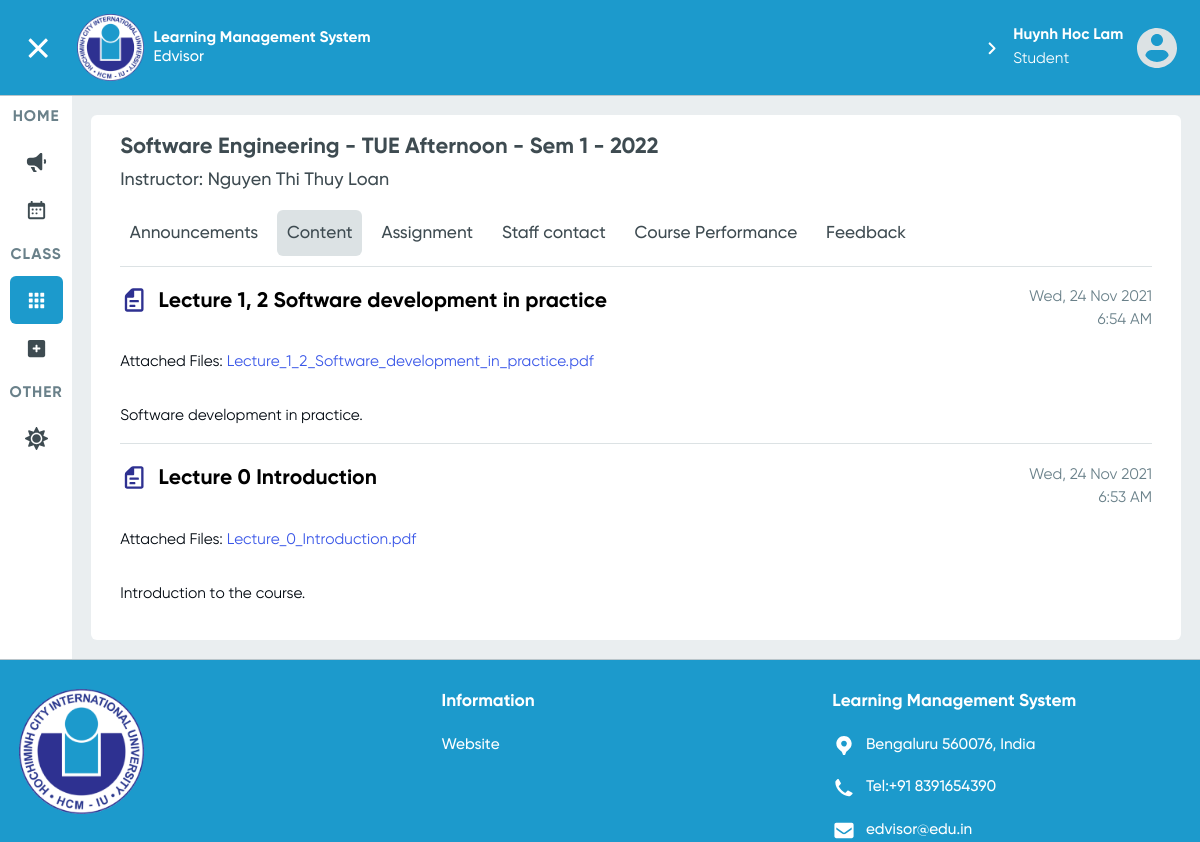
/user/student/1/class/1/content (signed in), run on the app's committed database.
### User/models.py (models this page shows, shortened)
class User(AbstractBaseUser, PermissionsMixin):
    objects = MyUserManager()
    email = models.EmailField(unique=True)
    first_name = models.CharField(max_length=20)
    middle_name = models.CharField(max_length=20, blank=True)
    last_name = models.CharField(max_length=20)
    phone_number = models.CharField(max_length=12, blank=True)
    is_admin = models.BooleanField(default=False)
    is_staff = models.BooleanField(default=False)
    is_active = models.BooleanField(default=True)
    type= [
        ("Student","student"),
        ("Lecturer","lecturer")
    ]
    user_type = models.CharField(max_length=10,choices=type,null=True,blank=True)
    USERNAME_FIELD = 'email'
    def is_student(self):
        return hasattr(self,'student')
    def is_lecturer(self):
        return hasattr(self,'lecturer')
    @property
    def full_name(self):
        return self.last_name + " " + self.middle_name + " " + self.first_name

class Lecturer(models.Model):
    user_id= models.OneToOneField(User,on_delete=CASCADE)

### Courses/models.py (models this page shows, shortened)
class Class(models.Model):
    course = models.ForeignKey(Course, on_delete=CASCADE)
    lecturer = models.ForeignKey(Lecturer, on_delete=CASCADE)
    schedule = models.ForeignKey(Schedule, on_delete=SET_NULL, null=True,blank=True)
    start_date = models.DateTimeField(default=datetime.datetime(2021, 9, 6))
    @property
    def month(self):
        return int(self.start_date.strftime("%m"))
    @property
    def year(self):
        return int(self.start_date.strftime("%Y"))
    @property
    def sem_year(self):
        year = self.year
        month = self.month
        if month in [9, 10, 11, 12, 1]:
            return "Sem 1 - {}".format(year + 1)
        elif month in [2, 3, 4, 5, 6]:
            return "Sem 2 - {}".format(int(year))
    @property
    def is_displayable(self):
        utc = pytz.UTC
        now = utc.localize(datetime.datetime.now())
        if (now < self.start_date):
            return False
        else:
            return True

class Course(models.Model):
    major = models.ManyToManyField(Major)
    name = models.CharField(max_length=80)

class Schedule(models.Model):
    DAYS_OF_WEEK = [
        ('MON', 'Monday'),
        ('TUE', 'Tuesday'),
        ('WED', 'Wednesday'),
        ('THU', 'Thursday'),
        ('FRI', 'Friday'),
        ('SAT', 'Saturday'),
        ('SUN', 'Sunday'),
    ]
    day_of_the_week = models.CharField(max_length=3, choices=DAYS_OF_WEEK)
    start_time = models.TimeField(auto_now=False, auto_now_add=False)
    duration = models.DurationField()
    @property
    def day_part(self):
        if (self.start_time <= datetime.time(12)):
            return 'Morning'
        else:
            return 'Afternoon'
    def __str__(self):
        return self.day_of_the_week + " " + self.day_part
    class Meta:
        pass

class ClassContent(models.Model):
    class_id = models.ForeignKey(Class, on_delete=CASCADE)
    title = models.CharField(max_length=255)
    time_created = models.DateTimeField(auto_now_add=False)
    time_modified = models.DateTimeField(auto_now=True)
    attached_file = models.FileField(upload_to='', blank=True)
    content = models.TextField(blank=True)
    @property
    def is_displayable(self):
        utc = pytz.UTC
        if self.time_created > utc.localize(datetime.datetime.now()):
            return False
        else:
            return True
    class Meta:
        ordering = ["time_created", "time_modified"]

### User/views.py (the view)
    def decorate(*args, **kwargs):
        userID = kwargs['id']
        request = args[0]
        if request.user.id == None:
            return HttpResponseRedirect(reverse("login"))
        elif request.user.is_student():
            user = Student.objects.get(id=userID).user_id
        elif request.user.is_lecturer():
            user = Lecturer.objects.get(id=userID).user_id
        else:
            user = User.objects.get(id=userID)
        if request.user == user and request.user.is_authenticated:
            return func(*args, **kwargs)
        else:
            return HttpResponseRedirect(reverse("guest-announcement-page"))

### Courses/templates/Courses/class-content.html (shortened to what this page needs)
{% extends 'Courses/base-class-course.html' %}
{% load static %}
{% block stylesheets %}
  {{ block.super }}
  <link rel="stylesheet" href="{% static 'Courses/class-content.css' %}">
{% endblock %}
{% block class-content-active %}active{% endblock %}
{% block panel-content %}
  {% for content_post in content_posts %}
    {% if content_post.obj.is_displayable or user.user_type == 'Lecturer' and not content_post.obj.is_displayable %}
    <article style="--order: {{ forloop.counter }}">
      <div class="heading">
        <img class="icon" src="{% static 'icons/file-icon-svg.svg' %}" alt="file icon">
        <h3>{{ content_post.obj.title }}</h3>
        <footer>
          <time datetime="{{ content_post.obj.time_modified | date:"c" }}">
            {{ content_post.obj.time_modified | date:"D, d M Y" }}<br>{{ content_post.obj.time_modified | date:"g:i A" }}
          </time>
        </footer>
      </div>
      <div class="content">
        {% if content_post.obj.attached_file %}
        <p>Attached Files:
          <a href="{% if user.user_type == 'Student' %}{% url 'student-download-content' user.student.id student_class.id content_post.obj.id %}
                    {% elif user.user_type == 'Lecturer' %}{% url 'lecturer-download-content' user.lecturer.id lecturer_class.id content_post.obj.id %}
                    {% endif %}">
            {{ content_post.obj.attached_file.name }}
          </a>
        </p>
      {% endif %}
      </div>
      <p>{{ content_post.obj.content | linebreaks }}</p>
    </article>
    {% endif %}
  {% endfor %}
{% endblock %}

### Courses/templates/Courses/base-class-course.html (shortened to what this page needs)
{% extends 'Home/index.html' %}
{% load static %}
{% block stylesheets %}
  <link rel="stylesheet" href="{% static 'Courses/base-student-class.css' %}">
{% endblock %}
{% block my-courses-active %}active{% endblock %}
{% block main-content %}
  <article class="panel">
    <header>
      {% if user.user_type == 'Student' %}
        <h2>{{ student_class.course.name }} - {{ student_class.schedule }} - {{ student_class.sem_year }}</h2>
      {% elif user.user_type == 'Lecturer' %}
        <h2>{{ lecturer_class.course.name }} - {{ lecturer_class.schedule }} - {{ lecturer_class.sem_year }}</h2>
      {% endif %}
      {% if user.user_type == 'Student' %}
        <p>Instructor: {{ student_class.lecturer.user_id.full_name }}</p>
      {% endif %}
      {% block tabs_navbar %}
        <ul class="flex-tabs">
          <li>
            <a class="tab {% block class-announcements-active %}{% endblock %}"
               href="{% if user.user_type == 'Student' %}
                      {% url 'student-class-announcement-page' user.student.id student_class.id %}
                      {% elif user.user_type == 'Lecturer' %}
                      {% url 'lecturer-class-announcement-page' user.lecturer.id lecturer_class.id %}
                      {% endif %}">
              Announcements
            </a>
          </li>
          <li>
            <a class="tab {% block class-content-active %}{% endblock %}"
               href="{% if user.user_type == 'Student' %}
                      {% url 'student-class-content-page' user.student.id student_class.id %}
                      {% elif user.user_type == 'Lecturer' %}
                      {% url 'lecturer-class-content-page' user.lecturer.id lecturer_class.id %}
                      {% endif %}">
              Content
            </a>
          </li>
          <li>
            <a class="tab {% block class-assignment-active %}{% endblock %}"
               href="{% if user.user_type == 'Student' %}
                      {% url 'student-class-assignment-page' user.student.id student_class.id %}
                      {% elif user.user_type == 'Lecturer' %}
                      {% url 'lecturer-class-assignment-page' user.lecturer.id lecturer_class.id %}
                      {% endif %}">
              Assignment
            </a>
          </li>
          <li>
            <a class="tab {% block class-staff-contacts-active %}{% endblock %}"
                 href="{% if user.user_type == 'Student' %}{% url 'student-staff-contact-page' user.student.id student_class.id %}
                       {% elif user.user_type == 'Lecturer' %}{% url 'lecturer-staff-contact-page' user.lecturer.id lecturer_class.id %}
                       {% endif %}">Staff contact</a>
          </li>
          {% if user.user_type == 'Lecturer' %}
            <li>
              <a class="tab {% block class-view-student-list-active %}{% endblock %}"
                 href="{% url 'lecturer-class-view-student-list' user.lecturer.id lecturer_class.id %}">Student List</a>
            </li>
          {% elif user.user_type == 'Student' %}
            <li>
              <a class="tab {% block student-view-self-course-performance-active %}{% endblock %}" href="{% url 'student-view-self-course-performance' user.student.id student_class.id %}">Course Performance</a>
            </li>
          {% endif %}
          <li>
            <a class="tab {% block class-feedback-active %}{% endblock %}"
                 href="{% if user.user_type == 'Student' %}{% url 'student-class-feedback-page' user.student.id student_class.id %}
                       {% elif user.user_type == 'Lecturer' %}{% url 'lecturer-class-feedback-page' user.lecturer.id lecturer_class.id %}
                       {% endif %}">Feedback</a>
          </li>
        </ul>
      {% endblock tabs_navbar %}
    </header>
    {% block panel-content %}{% endblock panel-content %}
  </article>
{% endblock %}

### Home/templates/Home/index.html (shortened to what this page needs)
<!DOCTYPE html>
<html lang="en">
<head>
  {% load static %}
  <link rel="stylesheet" href="{% static 'Home/index.css' %}">
  <link rel="stylesheet" href="{% static 'Home/components.css' %}">
  {% block stylesheets %}{% endblock stylesheets %}
</head>
<body class="page-grid">
<header class="header-bar {% if user.is_authenticated %}user-login{% endif %}">
  <div id="toggle-nav-sidebar" class="sidebar-button">
  </div>
  <a class="logo"
     href="{% if user.user_type == 'Student' %}{% url 'student-announcement-page' user.student.id %}
            {% elif user.user_type == 'Lecturer' %}{% url 'lecturer-announcement-page' user.lecturer.id %}
            {% else %} {% url 'guest-announcement-page' %}{% endif %}">
    <img src="{% static 'images/masked-iu-logo-160px-png@1X.png' %}"
         alt="International University's Learning Management System"
         srcset="{% static 'images/masked-iu-logo-160px-png@1x.png' %} 1x, {% static 'images/masked-iu-logo-160px-png@2x.png' %} 2x, {% static 'images/masked-iu-logo-160px-png@3x.png' %} 3x">
    <h1><b>Learning Management System</b><br>
      Edvisor</h1>
  </a>
  <nav class="header-nav">
    <ul>
      {% if user.is_authenticated %}
        <li>
          <div class="my-profile" href="#" tabindex="0">
            <p><b>{{ user.full_name }}</b><br>
              {{ user.user_type }}</p>
            <img src="{% static 'icons/small-avatar-icon-svg.svg' %}" alt="My avatar">
          </div>
        </li>
      {% endif %}
    </ul>
  </nav>
</header>
<aside class="sidebar">
  <nav class="sidebar-nav" style="display: none">
    <ul>
      <li class="section-title"><p>HOME</p></li>
      <li class="btn btn-grid {% block announcements-active %}{% endblock announcements-active %}">
        <a href="{% if user.user_type == 'Student' %}{% url 'student-announcement-page' user.student.id %}
                  {% elif user.user_type == 'Lecturer' %}{% url 'lecturer-announcement-page' user.lecturer.id %}
                  {% else %} {% url 'guest-announcement-page' %} {% endif %}">
          <span class="label">Announcements</span></a></li>
      <li class="btn btn-grid {% block calendar-active %}{% endblock calendar-active %}">
        <a href="{% if user.user_type == 'Student' %}{% url 'student-schedule-page' user.student.id %}
                  {% elif user.user_type == 'Lecturer' %}{% url 'lecturer-schedule-page' user.lecturer.id %}#
                  {% else %} {% url 'login' %} {% endif %}">
          <span class="label">Calender</span></a></li>
    </ul>
    <ul>
      <li class="section-title"><p>CLASS</p></li>
      <li class="btn btn-grid {% block my-courses-active %}{% endblock my-courses-active %}">
        <a href="{% if user.user_type == 'Student' %}{% url 'active-student-classes-page' user.student.id %}
                  {% elif user.user_type == 'Lecturer' %}{% url 'active-lecturer-classes-page' user.lecturer.id %}
                  {% else %}{% url 'login' %}{% endif %}">
          <span class="label">My Classes</span></a>
      </li>
      {% if user.user_type == 'Student' %}
        <li class="btn btn-grid {% block registration-active %}{% endblock registration-active %}">
          <a href="{% url 'student-class-registration-page' user.student.id %}">
            <span class="label">Registration</span></a></li>
      {% endif %}
    </ul>
    <ul>
      <li class="section-title"><p>OTHER</p></li>
      <li class="btn btn-grid">
        <a id="toggle-theme" href="#">
          <span class="label">UI Theme</span></a></li>
    </ul>
  </nav>
</aside>
<main>
  {% block main-content %}
  {% endblock %}
</main>
<footer class="page-footer {% if user.is_authenticated %}user-login{% endif %}">
  <div class="footer-top-container">
    <img class="footer-logo" src="{% static 'images/masked-iu-logo-160px-png@1X.png' %}"
         alt="International University Logo"
         srcset="{% static 'images/masked-iu-logo-160px-png@1x.png' %} 1x, {% static 'images/masked-iu-logo-160px-png@2x.png' %} 2x, {% static 'images/masked-iu-logo-160px-png@3x.png' %} 3x">
    <ul>
      <li class="icon-list-heading">Information</li>
      <li><a href="https://hcmiu.edu.vn/" target="_blank">Website</a></li>
    </ul>
    <ul class="icon-list">
      <li class="icon-list-heading">Learning Management System</li>
      <li><a href="geo:10.868562,106.796312">
        <p>Bengaluru 560076, India</p>
      </a></li>
      <li><a href="tel:+91 8391654390">
        <p>Tel:+91 8391654390</p>
      </a></li>
      <li>
        <a href="mailto:edvisor@edu.in">
          <p>edvisor@edu.in</p>
        </a>
      </li>
    </ul>
  </div>
</footer>
</body>
</html>

### data on the page
User: full_name "Huynh Hoc Lam", user_type "Student"
Class: course.name "Software Engineering", schedule "TUE Afternoon", sem_year "Sem 1 - 2022", lecturer.user_id.full_name "Nguyen Thi Thuy Loan"
ClassContent: obj "Lecture 1, 2 Software development in practice", obj.time_modified "Wed, 24 Nov 2021", obj.time_modified "6:54 AM", obj.attached_file.name "Lecture_1_2_Software_development_in_practice.pdf", obj.content "Software development in practice."
ClassContent: obj "Lecture 0 Introduction", obj.time_modified "Wed, 24 Nov 2021", obj.time_modified "6:53 AM", obj.attached_file.name "Lecture_0_Introduction.pdf", obj.content "Introduction to the course."
